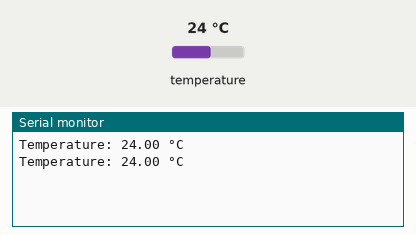
Simulated run of this sketch. Board: Arduino Uno, built with avr-gcc and run on an emulated ATmega328P. On the bench: the last lines printed to the serial monitor. The inputs (shaded band) are chosen by the test bench; at power-on: temperature 24 °C.

Above: at 3.3 s.
3.4 s: temperature set to 12 °C
At 5.5 s:
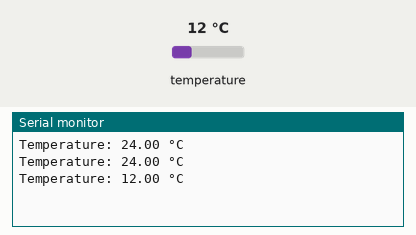
5.9 s: temperature set to 19 °C
At 6.7 s:
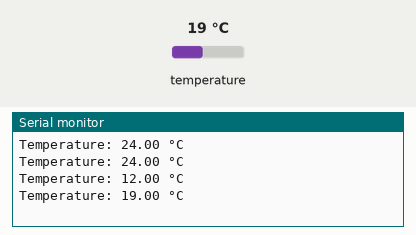
Timing chart, 0 to 8.9 s (numbered marks = the images above; inputs shaded):
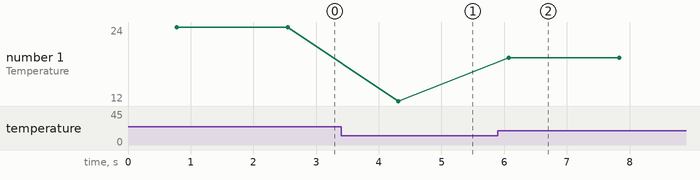

Measured:
- after the input at 3.4 s, the serial monitor: prints a new line after 0.91 s (image 1)
- after the input at 5.9 s, the serial monitor: prints a new line after 0.17 s (image 2)
- plotted number 1: 24 → 12 after the input at 3.4 s, 12 → 19 after the input at 5.9 s

The sketch:

DS18B20_temperature_sensor.ino
```cpp
#include <OneWire.h>
#include <DallasTemperature.h>

// Define the pin for DS18B20 data
#define ONE_WIRE_BUS 4

// Setup OneWire and DallasTemperature
OneWire oneWire(ONE_WIRE_BUS);
DallasTemperature sensors(&oneWire);

void setup() {
    Serial.begin(115200);
    sensors.begin();
}

void loop() {
    // REQ temperature
    sensors.requestTemperatures();
    // Get temperature in Celsius
    float tempC = sensors.getTempCByIndex(0);

    Serial.print("Temperature: ");
    Serial.print(tempC);
    Serial.println(" °C");

    delay(1000);
}
```
